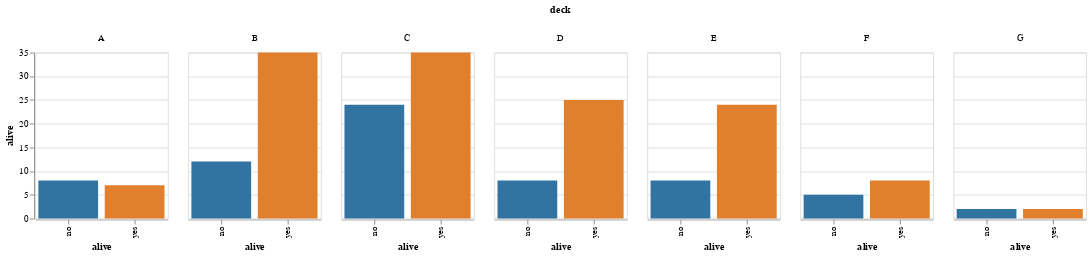

Notebook code for this chart:
### Code cell
titanic = sns.load_dataset("titanic")
display(salt.catplot("alive", col="deck",
                     data=titanic[titanic.deck.notnull()],
                     kind="count", height=2.5, aspect=.8))
g = sns.catplot("alive", col="deck", col_wrap=4,
                data=titanic[titanic.deck.notnull()],
                kind="count", height=2.5, aspect=.8)

### Figure 1 — Vega-Lite specification as saved in the notebook (floating-point values rounded to 4 significant figures; data arrays with more than 128 entries replaced by an {"elided": "..."} marker saying what was removed)
{"$schema": "https://vega.github.io/schema/vega-lite/v2.4.1.json", "config": {"range": {"category": ["rgba(49,115,161,1)", "rgba(224,128,44,1)", "rgba(58,145,58,1)", "rgba(192,60,61,1)", "rgba(147,113,178,1)", "rgba(131,91,83,1)", "rgba(213,132,188,1)", "rgba(127,127,127,1)", "rgba(168,169,53,1)", "rgba(45,171,184,1)"]}, "view": {"height": 300, "width": 400}}, "data": {"values": {"elided": "203 records"}}, "facet": {"column": {"field": "deck", "type": "nominal"}}, "spec": {"encoding": {"color": {"field": "alive", "legend": null, "type": "nominal"}, "x": {"field": "alive", "type": "nominal"}, "y": {"aggregate": "count", "axis": {"title": "alive"}, "field": "alive", "type": "quantitative"}}, "height": 180, "mark": "bar", "width": 144}}
